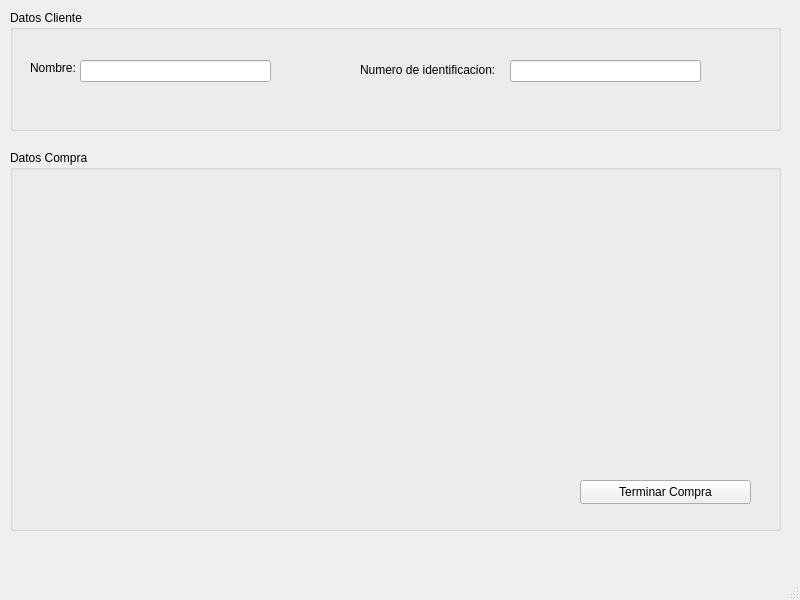
<?xml version="1.0" encoding="UTF-8"?>
<ui version="4.0">
 <class>MainWindow</class>
 <widget class="QMainWindow" name="MainWindow">
  <property name="geometry">
   <rect>
    <x>0</x>
    <y>0</y>
    <width>800</width>
    <height>600</height>
   </rect>
  </property>
  <property name="windowTitle">
   <string>MainWindow</string>
  </property>
  <widget class="QWidget" name="centralwidget">
   <widget class="QGroupBox" name="groupBox">
    <property name="geometry">
     <rect>
      <x>10</x>
      <y>10</y>
      <width>771</width>
      <height>121</height>
     </rect>
    </property>
    <property name="title">
     <string>Datos Cliente</string>
    </property>
    <widget class="QLabel" name="label">
     <property name="geometry">
      <rect>
       <x>20</x>
       <y>50</y>
       <width>49</width>
       <height>16</height>
      </rect>
     </property>
     <property name="text">
      <string>Nombre:</string>
     </property>
    </widget>
    <widget class="QLineEdit" name="lineEdit">
     <property name="geometry">
      <rect>
       <x>70</x>
       <y>50</y>
       <width>191</width>
       <height>22</height>
      </rect>
     </property>
    </widget>
    <widget class="QLabel" name="label_2">
     <property name="geometry">
      <rect>
       <x>350</x>
       <y>50</y>
       <width>141</width>
       <height>20</height>
      </rect>
     </property>
     <property name="text">
      <string>Numero de identificacion:</string>
     </property>
    </widget>
    <widget class="QLineEdit" name="lineEdit_2">
     <property name="geometry">
      <rect>
       <x>500</x>
       <y>50</y>
       <width>191</width>
       <height>22</height>
      </rect>
     </property>
    </widget>
   </widget>
   <widget class="QGroupBox" name="groupBox_2">
    <property name="geometry">
     <rect>
      <x>10</x>
      <y>150</y>
      <width>771</width>
      <height>381</height>
     </rect>
    </property>
    <property name="title">
     <string>Datos Compra</string>
    </property>
    <widget class="QPushButton" name="pushButton">
     <property name="geometry">
      <rect>
       <x>570</x>
       <y>330</y>
       <width>171</width>
       <height>24</height>
      </rect>
     </property>
     <property name="text">
      <string>Terminar Compra</string>
     </property>
    </widget>
   </widget>
  </widget>
  <widget class="QMenuBar" name="menubar">
   <property name="geometry">
    <rect>
     <x>0</x>
     <y>0</y>
     <width>800</width>
     <height>22</height>
    </rect>
   </property>
  </widget>
  <widget class="QStatusBar" name="statusbar"/>
 </widget>
 <resources/>
 <connections/>
</ui>
